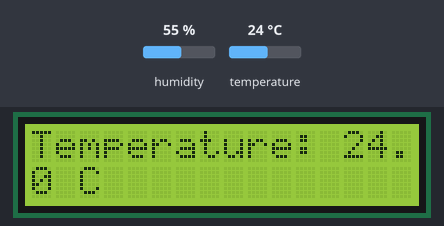
The program below on a simulated ESP32 board running MicroPython. On the bench: 16×2 character LCD. The inputs (shaded band) are chosen by the test bench; at power-on: humidity 55 %, temperature 24 °C. Library files of the repository ran but are not shown: lcd_api.py, i2c_lcd.py.

Above: at 2.7 s.
2.8 s: humidity set to 22 %
At 15.4 s:
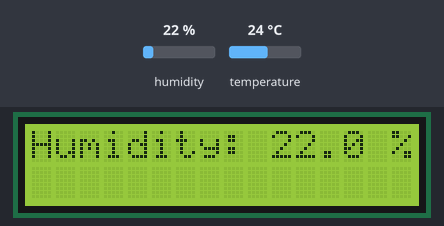
15.7 s: temperature set to 12 °C
At 20.7 s:
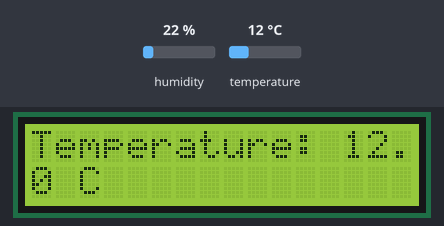
25.2 s: humidity set to 40 %
At 31.7 s:
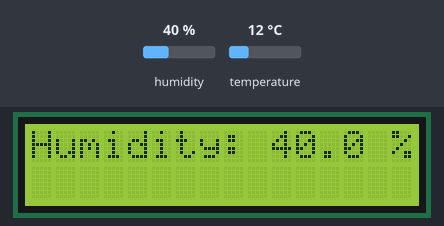
35.9 s: temperature set to 19 °C
At 38.0 s:
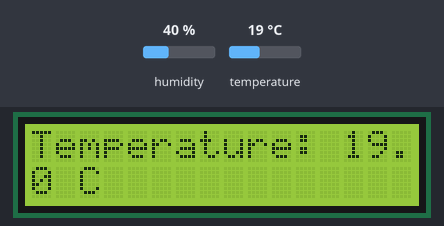
Timing chart, 0 to 39.5 s (numbered marks = the images above; inputs shaded):
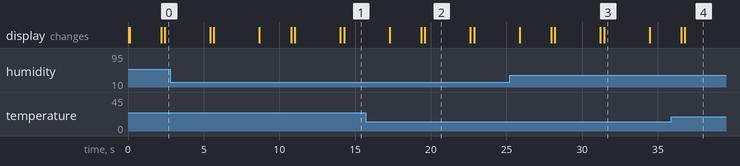

The program:

dht_lcd.py
```python
import machine
from machine import Pin, I2C
from lcd_api import LcdApi
from i2c_lcd import I2cLcd
from time import sleep
import dht

I2C_ADDR = 0x27
totalRows = 2
totalColumns = 16
sensor = dht.DHT11(Pin(14))

i2c = I2C(scl=Pin(22), sda=Pin(21), freq=10000)     #initializing the I2C method for ESP32
#i2c = I2C(scl=Pin(5), sda=Pin(4), freq=10000)       #initializing the I2C method for ESP8266

lcd = I2cLcd(i2c, I2C_ADDR, totalRows, totalColumns)

while True:
  try:
    sleep(2)
    sensor.measure()
    temp = sensor.temperature()
    hum = sensor.humidity()
    #temp_f = temp * (9/5) + 32.0
    lcd.putstr('Temperature: %3.1f C' %temp)
    sleep(3)
    lcd.clear()
    #print('Temperature: %1.2f F' %temp_f)
    lcd.putstr('Humidity: %3.1f %%' %hum)
    sleep(3)
    lcd.clear()
  except OSError as e:
    lcd.putstr('Failed to read sensor.')
    sleep(3)
    lcd.clear()
```

Measured:
- what the display in image 2 shows lasts 3.0 s, from 19.6 s to 22.6 s
